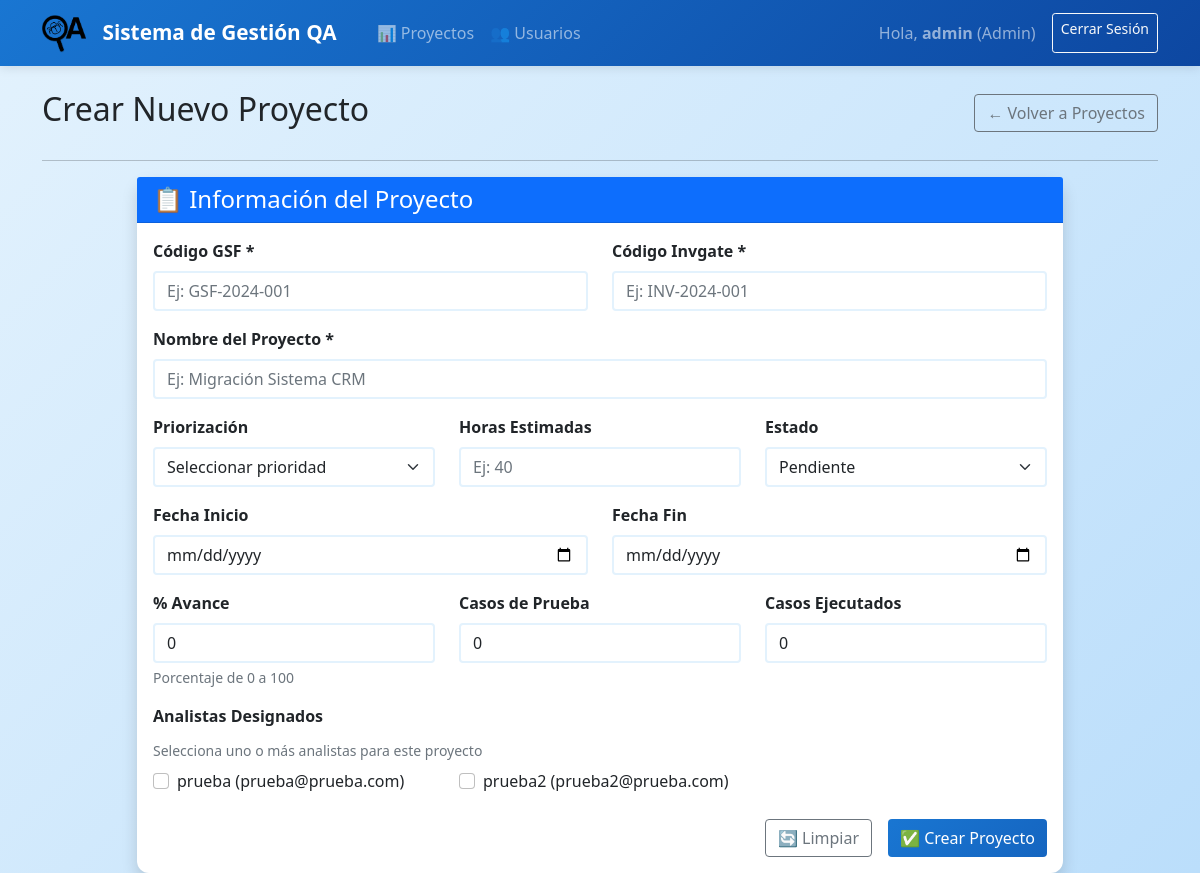
Page /projects/create (signed in) on the committed database.
### app/models.py (models this page shows, shortened)
class User(UserMixin, db.Model):
    id = db.Column(db.Integer, primary_key=True)
    username = db.Column(db.String(64), unique=True, nullable=False)
    email = db.Column(db.String(120), unique=True, nullable=False)
    password_hash = db.Column(db.String(256), nullable=False)
    role = db.Column(db.String(20), nullable=False)  # Admin, Supervisor, Analista
    is_active = db.Column(db.Boolean, default=False)  # False=pending approval
    created_at = db.Column(db.DateTime, default=datetime.utcnow)
    projects_created = db.relationship('Project', backref='creator', lazy=True, foreign_keys='Project.created_by_id')
    projects_assigned = db.relationship('ProjectAnalyst', backref='analyst', lazy=True, foreign_keys='ProjectAnalyst.analyst_id')

### app/projects.py (the view, shortened to what this page needs)
@projects_bp.route('/projects/create', methods=['GET', 'POST'])
@login_required
@supervisor_required
def create_project():
    analysts = User.query.filter_by(role='Analista', is_active=True).all()
    priorities = get_catalog_options('priority')
    statuses = get_catalog_options('status')
    return render_template('projects/create.html', analysts=analysts, priorities=priorities, statuses=statuses)

### app/models.py (called while the page is built)
@login_manager.user_loader
def load_user(id):
    return User.query.get(int(id))

### app/projects.py (called while the page is built)
def get_catalog_options(catalog_name):
    return [c.value for c in Catalog.query.filter_by(name=catalog_name, is_active=True).all()]

### app/templates/projects/create.html (shortened to what this page needs)
{% extends "base.html" %}
{% block content %}
<div class="row">
    <div class="col-12">
        <div class="d-flex justify-content-between align-items-center mb-4">
            <h2>Crear Nuevo Proyecto</h2>
            <a href="{{ url_for('projects.projects_list') }}" class="btn btn-outline-secondary">
                ← Volver a Proyectos
            </a>
        </div>
        <hr>
    </div>
</div>
<div class="row justify-content-center">
    <div class="col-md-10">
        <div class="card shadow">
            <div class="card-header bg-primary text-white">
                <h4 class="card-title mb-0">📋 Información del Proyecto</h4>
            </div>
            <div class="card-body">
                <form method="POST" id="projectForm">
                    <div class="row">
                        <div class="col-md-6">
                            <div class="mb-3">
                                <label for="gsf_code" class="form-label fw-bold">Código GSF *</label>
                                <input type="text" class="form-control" id="gsf_code" name="gsf_code"
                                       required placeholder="Ej: GSF-2024-001">
                            </div>
                        </div>
                        <div class="col-md-6">
                            <div class="mb-3">
                                <label for="invgate_code" class="form-label fw-bold">Código Invgate *</label>
                                <input type="text" class="form-control" id="invgate_code" name="invgate_code"
                                       required placeholder="Ej: INV-2024-001">
                            </div>
                        </div>
                    </div>
                    <div class="mb-3">
                        <label for="name" class="form-label fw-bold">Nombre del Proyecto *</label>
                        <input type="text" class="form-control" id="name" name="name"
                               required placeholder="Ej: Migración Sistema CRM">
                    </div>
                    <div class="row">
                        <div class="col-md-4">
                            <div class="mb-3">
                                <label for="priority" class="form-label fw-bold">Priorización</label>
                                <select class="form-select" id="priority" name="priority">
                                    <option value="">Seleccionar prioridad</option>
                                </select>
                            </div>
                        </div>
                        <div class="col-md-4">
                            <div class="mb-3">
                                <label for="estimated_hours" class="form-label fw-bold">Horas Estimadas</label>
                                <input type="number" class="form-control" id="estimated_hours" name="estimated_hours"
                                       min="0" placeholder="Ej: 40">
                            </div>
                        </div>
                        <div class="col-md-4">
                            <div class="mb-3">
                                <label for="status" class="form-label fw-bold">Estado</label>
                                <select class="form-select" id="status" name="status">
                                    {% for status in statuses %}
                                    <option value="{{ status }}" {% if status == 'Pendiente' %}selected{% endif %}>{{ status }}</option>
                                    {% endfor %}
                                </select>
                            </div>
                        </div>
                    </div>
                    <div class="row">
                        <div class="col-md-6">
                            <div class="mb-3">
                                <label for="start_date" class="form-label fw-bold">Fecha Inicio</label>
                                <input type="date" class="form-control" id="start_date" name="start_date">
                            </div>
                        </div>
                        <div class="col-md-6">
                            <div class="mb-3">
                                <label for="end_date" class="form-label fw-bold">Fecha Fin</label>
                                <input type="date" class="form-control" id="end_date" name="end_date">
                            </div>
                        </div>
                    </div>
                    <div class="row">
                        <div class="col-md-4">
                            <div class="mb-3">
                                <label for="progress" class="form-label fw-bold">% Avance</label>
                                <input type="number" class="form-control" id="progress" name="progress"
                                       min="0" max="100" value="0" placeholder="0-100">
                                <div class="form-text">Porcentaje de 0 a 100</div>
                            </div>
                        </div>
                        <div class="col-md-4">
                            <div class="mb-3">
                                <label for="test_cases" class="form-label fw-bold">Casos de Prueba</label>
                                <input type="number" class="form-control" id="test_cases" name="test_cases"
                                       min="0" value="0" placeholder="Ej: 50">
                            </div>
                        </div>
                        <div class="col-md-4">
                            <div class="mb-3">
                                <label for="executed_cases" class="form-label fw-bold">Casos Ejecutados</label>
                                <input type="number" class="form-control" id="executed_cases" name="executed_cases"
                                       min="0" value="0" placeholder="Ej: 25">
                            </div>
                        </div>
                    </div>
                    <div class="mb-3">
                        <label class="form-label fw-bold">Analistas Designados</label>
                        <div class="form-text mb-2">Selecciona uno o más analistas para este proyecto</div>
                        {% if analysts %}
                            <div class="row">
                                {% for analyst in analysts %}
                                <div class="col-md-4 mb-2">
                                    <div class="form-check">
                                        <input class="form-check-input" type="checkbox"
                                               name="analysts" value="{{ analyst.id }}"
                                               id="analyst_{{ analyst.id }}">
                                        <label class="form-check-label" for="analyst_{{ analyst.id }}">
                                            {{ analyst.username }} ({{ analyst.email }})
                                        </label>
                                    </div>
                                </div>
                                {% endfor %}
                            </div>
                        {% else %}
                            <div class="alert alert-warning">
                                No hay analistas activos disponibles.
                                <a href="{{ url_for('main.manage_users') }}">Gestionar usuarios</a>
                            </div>
                        {% endif %}
                    </div>
                    <div class="d-grid gap-2 d-md-flex justify-content-md-end">
                        <button type="reset" class="btn btn-outline-secondary me-md-2">🔄 Limpiar</button>
                        <button type="submit" class="btn btn-primary">✅ Crear Proyecto</button>
                    </div>
                </form>
            </div>
        </div>
    </div>
</div>
{% endblock %}

### app/templates/base.html (shortened to what this page needs)
<!DOCTYPE html>
<html lang="es">
<head>
    <link href="https://cdn.jsdelivr.net/npm/bootstrap@5.1.3/dist/css/bootstrap.min.css" rel="stylesheet">
</head>
<body>
   <nav class="navbar navbar-expand-lg navbar-dark">
    <div class="container">
        <a class="navbar-brand d-flex align-items-center" href="{{ url_for('auth.index') }}">
            <img src="{{ url_for('static', filename='img/logo.png') }}" alt="Logo" height="40" class="me-3">
            Sistema de Gestión QA
        </a>
        {% if current_user.is_authenticated %}
        <div class="collapse navbar-collapse" id="navbarNav">
            <div class="navbar-nav ms-3">
                {% if current_user.role in ['Admin', 'Supervisor'] %}
                <a class="nav-link" href="{{ url_for('projects.projects_list') }}">📊 Proyectos</a>
                {% endif %}
                {% if current_user.role == 'Admin' %}
                <a class="nav-link" href="{{ url_for('main.manage_users') }}">👥 Usuarios</a>
                {% endif %}
            </div>
            <div class="navbar-nav ms-auto">
                <span class="navbar-text me-3">
                    Hola, <strong>{{ current_user.username }}</strong> ({{ current_user.role }})
                </span>
                <a class="btn btn-outline-light btn-sm" href="{{ url_for('auth.logout') }}">Cerrar Sesión</a>
            </div>
        </div>
        {% endif %}
    </div>
</nav>
    <div class="container mt-4">
        {% block content %}{% endblock %}
    </div>
</body>
</html>

### app/templates/base.html (style rules this page uses)
body { background: linear-gradient(135deg, #e3f2fd 0%, #bbdefb 100%); min-height: 100vh; font-family: 'Segoe UI', Tahoma, Geneva, Verdana, sans-serif; }
.navbar-brand { font-weight: bold; font-size: 1.3rem; }
.card { border: none; border-radius: 12px; }
.navbar { background: linear-gradient(135deg, #1976d2 0%, #0d47a1 100%) !important; box-shadow: 0 2px 10px rgba(0,0,0,0.1); }
.form-control, .form-select { border: 2px solid #e3f2fd; transition: border-color 0.3s ease; }
.btn-primary { background: linear-gradient(135deg, #1976d2 0%, #1565c0 100%); border: none; transition: transform 0.2s ease; }

### rows in the picture
User: username "admin", role "Admin"
User: username "prueba", email "prueba@prueba.com"
User: username "prueba2", email "prueba2@prueba.com"

### other values in the picture
form field status "Pendiente"
